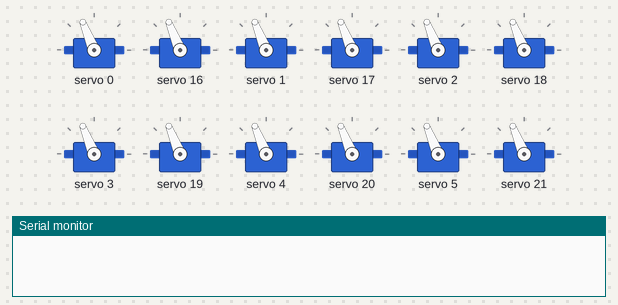
Bench run of a sketch on a simulated Arduino Uno R4 WiFi. Parts: 12 × servo, the last lines printed to the serial monitor. WiFi joins after 1.5 s; servers stay silent unless stated; network time is answered at once with the bench clock; the local clock reads 2024-03-15 10:24:30 at power-on unless the sketch sets it.

Above: at 2.3 s.
At 4.9 s:
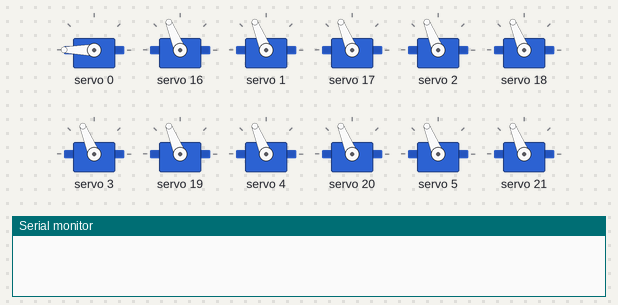
At 5.5 s:
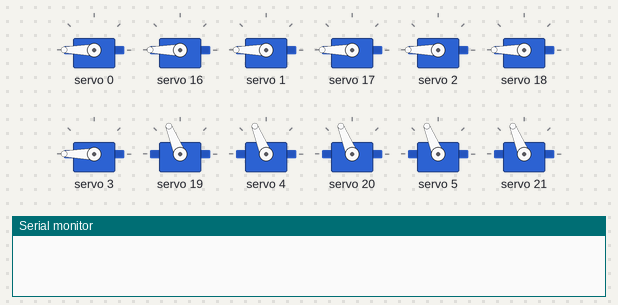
At 6.1 s:
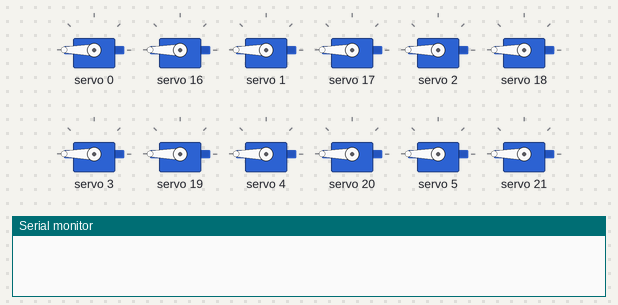
At 20.64 s:
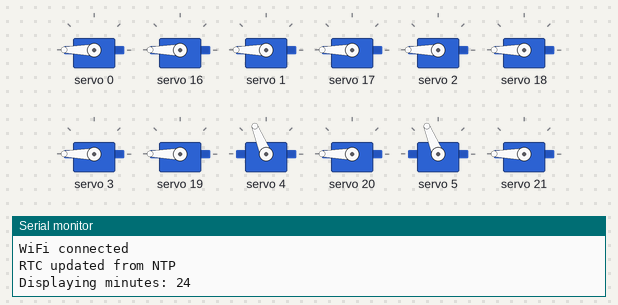
At 21.2 s:
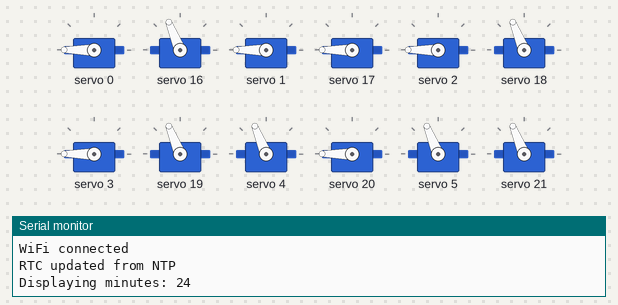
Timing chart, 0 to 22.7 s (numbered marks = the images above):
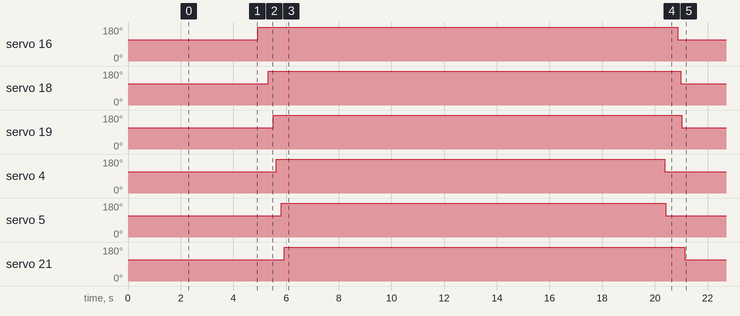

The sketch:

kinetic_clock.ino
```cpp
#include <Wire.h>
#include <Adafruit_PWMServoDriver.h>

#include "RTC.h"
#include <NTPClient.h>
#include <WiFiS3.h>
#include <WiFiUdp.h>

/* ===================== DISPLAY CONFIG ===================== */

#define NUM_SEGMENTS 7
#define NUM_DIGITS 2

Adafruit_PWMServoDriver pwmHours(0x40);
Adafruit_PWMServoDriver pwmMinutes(0x41);

// Digit 0 = tens, Digit 1 = ones
const int SERVO_CHANNELS[NUM_DIGITS][NUM_SEGMENTS] = {
  {0, 1, 2, 3, 4, 5, 6},
  {7, 8, 9, 10, 11, 12, 13}
};

const int SERVO_ON  = 1700;
const int SERVO_OFF = 2500;

const int DIGIT_TO_SEGMENT[10][NUM_SEGMENTS] = {
  {1, 1, 1, 1, 1, 1, 0}, // 0
  {0, 0, 0, 0, 1, 1, 0}, // 1
  {1, 0, 1, 1, 0, 1, 1}, // 2
  {1, 0, 0, 1, 1, 1, 1}, // 3
  {0, 1, 0, 0, 1, 1, 1}, // 4
  {1, 1, 0, 1, 1, 0, 1}, // 5
  {1, 1, 1, 1, 1, 0, 1}, // 6
  {1, 0, 0, 0, 1, 1, 0}, // 7
  {1, 1, 1, 1, 1, 1, 1}, // 8
  {1, 1, 0, 1, 1, 1, 1}  // 9
};

/* ===================== WIFI / RTC ===================== */

char ssid[] = "Mechatronics W183";
char pass[] = "Mechatronics183";

WiFiUDP Udp;
NTPClient timeClient(Udp, "pool.ntp.org", -8 * 3600);
unsigned long lastSync = 0;
const unsigned long syncInterval = 600000; // 10 minutes

/* ===================== DISPLAY FUNCTIONS ===================== */

void showDigit(Adafruit_PWMServoDriver &pwm, int digitIndex, int value) {
  if (value < 0 || value > 9) {
    Serial.print("showDigit: invalid value "); Serial.println(value);
    return;
  }
  for (int s = 0; s < 7; s++) {
    int pulse = DIGIT_TO_SEGMENT[value][s] ? SERVO_ON : SERVO_OFF;
    pwm.writeMicroseconds(SERVO_CHANNELS[digitIndex][s], pulse);
    delay(50);
  }
}

void showTime(int hour, int minute){
  int h = hour % 24;
  if (h < 0) h += 24;

  // Convert to 12-hour display if you want 12-hour format:
  int displayHour = h % 12;
  if (displayHour == 0) displayHour = 12;

  showDigit(pwmHours, 0, displayHour / 10);  // tens
  showDigit(pwmHours, 1, displayHour % 10);  // ones

  showDigit(pwmMinutes, 0, minute / 10);
  showDigit(pwmMinutes, 1, minute % 10);
}

/* ===================== TIME SYNC ===================== */

void updateRTC() {
  timeClient.update();
  unsigned long unixTime = timeClient.getEpochTime();
  RTCTime newTime(unixTime);
  RTC.setTime(newTime);
  Serial.println("RTC updated from NTP");
}

void connectToWiFi() {
  while (WiFi.status() != WL_CONNECTED) {
    Serial.print("Connecting to ");
    Serial.println(ssid);
    WiFi.begin(ssid, pass);
    delay(10000);
  }
  Serial.println("WiFi connected");
}

/* ===================== SETUP ===================== */

void setup() {
  Serial.begin(115200);
  delay(1000);
  Wire.begin();
  Wire.setClock(100000);  // force 100 kHz
  Wire.setWireTimeout(3000, true);

  // Initialize PCA9685 stuff first
  pwmHours.begin();
  pwmMinutes.begin();
  pwmHours.setPWMFreq(50);
  pwmMinutes.setPWMFreq(50);

  // Now it's safe to writeMicroseconds to them
  for (int d = 0; d < NUM_DIGITS; d++) {
    for (int s = 0; s < NUM_SEGMENTS; s++) {
      pwmHours.writeMicroseconds(SERVO_CHANNELS[d][s], SERVO_ON);
      delay(100);
      pwmMinutes.writeMicroseconds(SERVO_CHANNELS[d][s], SERVO_ON);
      delay(100);
    }
  }
  delay(1000);

  for (int d = 0; d < NUM_DIGITS; d++) {
    for (int s = 0; s < NUM_SEGMENTS; s++) {
      pwmHours.writeMicroseconds(SERVO_CHANNELS[d][s], SERVO_OFF);
      delay(100);
      pwmMinutes.writeMicroseconds(SERVO_CHANNELS[d][s], SERVO_OFF);
      delay(100);
    }
  }
  delay(1000);

  Serial.println("Clock initialized");

  // WiFi + RTC
  connectToWiFi();
  RTC.begin();
  timeClient.begin();
  updateRTC();
}

/* ===================== LOOP ===================== */

void loop() {
  static int lastHour = -1;
  static int lastMinute = -1;

  // Periodic NTP resync
  if (millis() - lastSync > syncInterval) {
    updateRTC();
    lastSync = millis();
  }

  RTCTime now;
  RTC.getTime(now);

  int hour = now.getHour(); // 0–23
  int minute = now.getMinutes();


    if (minute != lastMinute) {
      lastMinute = minute;

      Serial.print("Displaying minutes: ");
      Serial.println(minute);

      showTime(hour-12, minute);
    }

  delay(500);
}
```

Measured:
- by itself, servo 16: 112° → 180° at 4.9 s, → 112° 16.0 s later
- by itself, servo 18: 112° → 180° at 5.3 s, → 112° 15.7 s later
- by itself, servo 19: 112° → 180° at 5.5 s, → 112° 15.5 s later
- by itself, servo 4: 112° → 180° at 5.6 s, → 112° 14.7 s later
- by itself, servo 5: 112° → 180° at 5.8 s, → 112° 14.6 s later
- by itself, servo 21: 112° → 180° at 5.9 s, → 112° 15.2 s later
